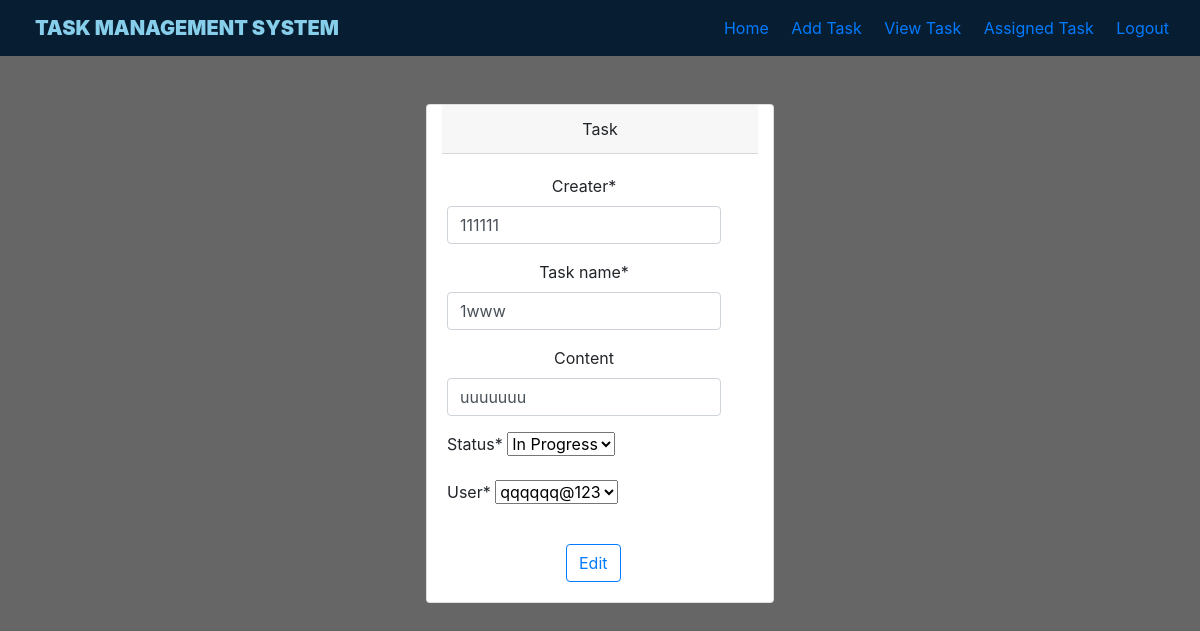
Page /taskedit/11/ (signed in) on the committed database.
### task_app/models.py (models this page shows, shortened)
class Task(models.Model):
    creater=models.CharField(max_length=60)
    task_name = models.CharField(max_length=80,null=True)
    content= models.CharField(max_length=400,null=True,blank=True)
    status=models.CharField(max_length=20 ,choices=choice,default='open')
    user=models.ForeignKey(User,max_length=20,on_delete=models.CASCADE,null=True)

### task_app/views.py (the view)
# urls.py: path('taskedit/<str:pk>/',views.EditTask,name='taskedit'),
@login_required(login_url='login')
def EditTask(request,pk):
    task=Task.objects.get(id=pk)
    form= TaskAddForm(request.POST or None,instance=task)
    if request.method=='POST':
        form= TaskAddForm(request.POST,instance=task)
        if form.is_valid():
            form.save()
            messages.success(request, "Task updated Successfully !!!")
            return redirect('taskview')
    context={'form':form}
    return render(request, 'edittask.html',context=context)

### task_app/forms.py
class TaskAddForm(forms.ModelForm):
    class Meta:
        model= Task
        fields='__all__'

### task_app/templates/edittask.html (shortened to what this page needs)
{% extends 'base2.html' %}
{% load static %}
{% load crispy_forms_tags %}
{% block body %}
<div class="container shadow-md p-5 formLayout ">
    <div class="card text-center col-4 col-lg-4 col-md-5 col-10 mt-2 mt-lg-0 mt-md-0" style="margin:5px auto">
        <div class="card-header">
          Task
        </div>
        <div class="card-body text-center  ">
            <form class="form-group row " method="post"  enctype="multipart/form-data">
                {{form|crispy}}
                <br>
            </form>
            <div  class='btn-group butn'>
                <input class="btn btn-outline-primary" type="submit" value="Edit">&nbsp;&nbsp;&nbsp;
            </div>
        </div>
{% endblock %}

### rows in the picture
Task: creater "111111", task_name "1www", content "uuuuuuu", status "In Progress", user "qqqqqq@123"
